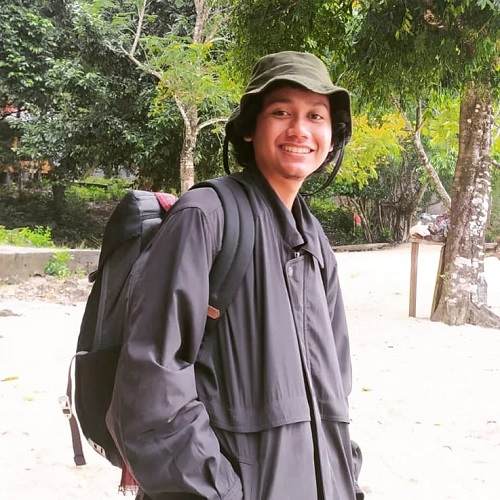
#> input picture ancamanis.jpeg, 500 x 500 px
$ python negatif.py
#> lines starting #> are read from the running program, lines starting #| are printed output that depends on the picture
#Ardiyansyah R
#F55120001

import cv2

img = cv2.imread('ancamanis.jpeg')
#> img is the input picture: shape (500, 500, 3); mean B, G, R 121.6, 137, 141.5
negatif = 255 - img
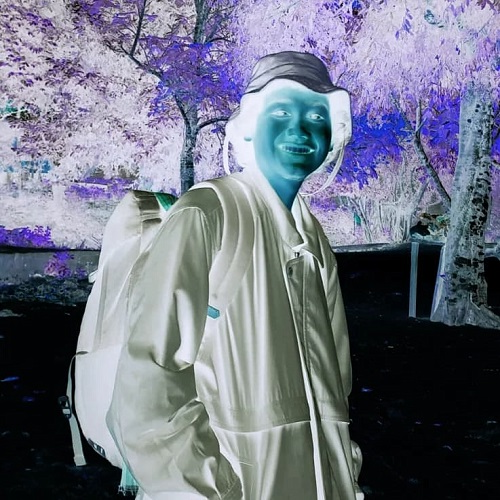
#> negatif: shape (500, 500, 3); mean B, G, R 133.4, 118, 113.5

cv2.imshow("Gambar Anc Original", img)
cv2.imshow("Gambar Anc Negatif", negatif)

cv2.waitKey(0)
cv2.destroyAllWindows()
